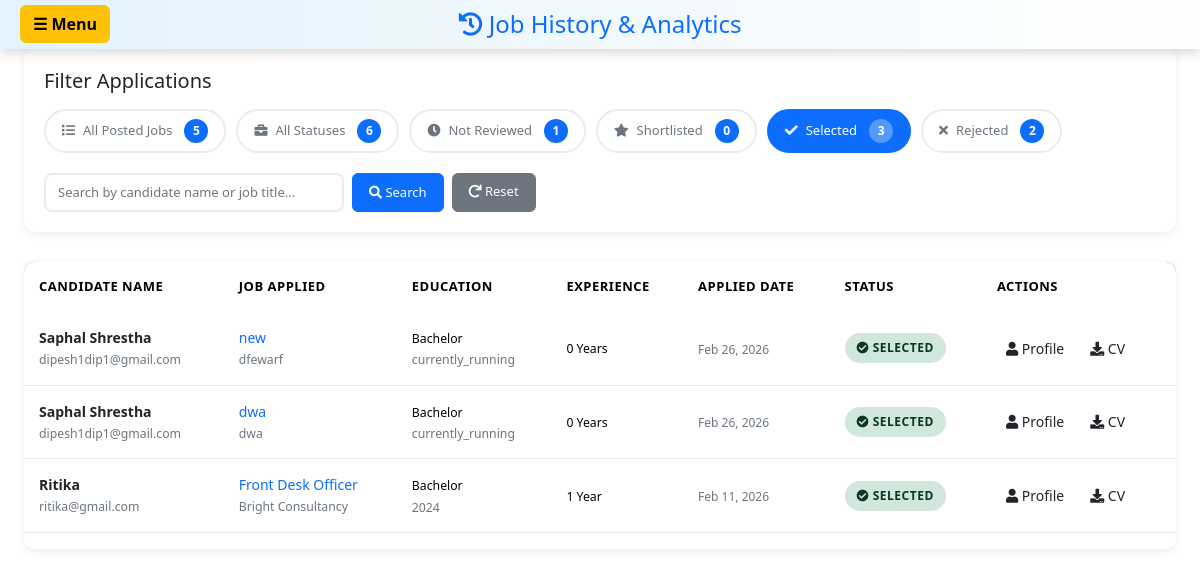
Screenshot of /job-history/?mode=applications&status=selected (signed in) with the database file from the repository.
### candidate/models.py (models this page shows, shortened)
class candidateApplication(models.Model):
    user=models.ForeignKey(User,on_delete=models.CASCADE)
    job = models.ForeignKey(JobPost,on_delete=models.CASCADE)
    education_level = models.CharField(
        max_length=20,
        choices=EDUCATION_CHOICES,
        default='BACHELOR'
    )
    passingYear = models.CharField(
        max_length=20,
        choices=PASSING_YEAR_CHOICES,
        default='currently_running'
    )
    yearOfExp=models.IntegerField(
        default=0,
        validators=[MinValueValidator(0)]
    )
    resume=models.FileField(upload_to="resume")
    support_documents=models.FileField(
        upload_to="support_docs",
        null=True,
        blank=True,
        help_text="Optional: Academic documents (PDF only, max 5MB)"
    )
    status=models.CharField(choices=STATUS_CHOICE, default="pending", max_length=20)
    applied_at=models.DateTimeField(auto_now_add=True, null=True)
    class Meta:
        unique_together = ('user', 'job')
    def get_education_display(self):
        education_map = {
            'SEE': 'SEE (Secondary Education Examination)',
            'SLC': 'SLC (School Leaving Certificate)',
            'PLUS2': '+2 (Higher Secondary)',
            'DIPLOMA': 'Diploma',
            'BACHELOR': 'Bachelor',
            'MASTERS': 'Masters',
        }
        return education_map.get(self.education_level, self.education_level)

### hr/models.py (models this page shows, shortened)
class JobPost(models.Model):
    user = models.ForeignKey(User, on_delete=models.CASCADE)
    title = models.CharField(max_length=200)
    address = models.CharField(max_length=200)
    CompanyName = models.CharField(max_length=200)
    salaryLow = models.FloatField(default=0, validators=[MinValueValidator(0)])
    salaryHigh = models.FloatField(default=0, validators=[MinValueValidator(0)])
    applycount = models.IntegerField(default=0)
    lastDateToApply = models.DateField()
    created_at = models.DateTimeField(auto_now_add=True, null=True)
    employment_type = models.CharField(
        max_length=20, choices=EMPLOYMENT_TYPE_CHOICES,
        default='full-time', null=True, blank=True
    )
    work_mode = models.CharField(
        max_length=20, choices=WORK_MODE_CHOICES,
        default='on-site', null=True, blank=True
    )
    required_experience = models.CharField(
        max_length=50,
        choices=EXPERIENCE_LEVEL_CHOICES,
        default='no-experience',
        help_text='Select required years of experience'
    )
    required_experience_custom = models.CharField(
        max_length=100,
        null=True,
        blank=True,
        help_text='Custom experience requirement (e.g., 1.5 years)'
    )
    required_education = models.CharField(
        max_length=50,
        choices=REQUIRED_EDUCATION_CHOICES,
        default='no-education',
        help_text='Select required education level'
    )
    required_skills = models.TextField(
        null=True,
        blank=True,
        help_text='Comma-separated skills (e.g., Python, SQL, Communication)'
    )

### hr/views.py (the view, shortened to what this page needs)
# urls.py: path("job-history/", views.job_history, name='job_history'),
@login_required(login_url='login_user')
def job_history(request):
    all_jobs = JobPost.objects.filter(user=request.user).order_by('-created_at')
    display_mode = request.GET.get('mode', 'applications')
    all_applications = candidateApplication.objects.filter(
        job__user=request.user
    ).select_related('user', 'job').order_by('-applied_at')
    status_filter = request.GET.get('status', 'all')
    if status_filter != 'all':
        all_applications = all_applications.filter(status=status_filter)
    search_query = request.GET.get('search', '').strip()
    total_applications = candidateApplication.objects.filter(job__user=request.user).count()
    pending_count = candidateApplication.objects.filter(
        job__user=request.user, status='pending'
    ).count()
    shortlisted_count = candidateApplication.objects.filter(
        job__user=request.user, status='shortlisted'
    ).count()
    selected_count = candidateApplication.objects.filter(
        job__user=request.user, status='selected'
    ).count()
    rejected_count = candidateApplication.objects.filter(
        job__user=request.user, status='rejected'
    ).count()
    context = {
        'all_jobs': all_jobs,
        'all_applications': all_applications,
        'status_filter': status_filter,
        'search_query': search_query,
        'total_applications': total_applications,
        'pending_count': pending_count,
        'shortlisted_count': shortlisted_count,
        'selected_count': selected_count,
        'rejected_count': rejected_count,
        'total_jobs': all_jobs.count(),
        'display_mode': display_mode,
        'navbar_title': mark_safe("""
        <h2><i class="fas fa-history"></i> Job History & Analytics</h2>
    """)
    }
    return render(request, 'hr/job_history.html', context)

### hr/templates/hr/job_history.html (shortened to what this page needs)
<!DOCTYPE html>
<html lang="en">
<head>
    <link href="https://cdn.jsdelivr.net/npm/bootstrap@5.3.8/dist/css/bootstrap.min.css" rel="stylesheet">
    <link href="https://cdnjs.cloudflare.com/ajax/libs/font-awesome/6.4.0/css/all.min.css" rel="stylesheet">
</head>
<body>
    {% include 'hr/navbar.html' %}
    <div class="container-fluid px-4" style="max-width: 1400px;">
        <div class="filter-section">
            <h5 class="mb-3">Filter Applications</h5>
            <div class="status-tabs">
                <a href="?mode=jobs" class="status-tab {% if display_mode == 'jobs' and request.GET.mode == 'jobs' %}active{% elif display_mode == 'jobs' %}active{% endif %}">
                    <i class="fas fa-list"></i>All Posted Jobs
                    <span class="count-badge">{{ total_jobs }}</span>
                </a>
                <a href="?mode=applications&status=all" class="status-tab {% if display_mode == 'applications' and status_filter == 'all' %}active{% endif %}">
                    <i class="fas fa-briefcase"></i>All Statuses
                    <span class="count-badge">{{ total_applications }}</span>
                </a>
                <a href="?mode=applications&status=pending" class="status-tab {% if status_filter == 'pending' %}active{% endif %}">
                    <i class="fas fa-clock"></i>Not Reviewed
                    <span class="count-badge">{{ pending_count }}</span>
                </a>
                <a href="?mode=applications&status=shortlisted" class="status-tab {% if status_filter == 'shortlisted' %}active{% endif %}">
                    <i class="fas fa-star"></i>Shortlisted
                    <span class="count-badge">{{ shortlisted_count }}</span>
                </a>
                <a href="?mode=applications&status=selected" class="status-tab {% if status_filter == 'selected' %}active{% endif %}">
                    <i class="fas fa-check"></i>Selected
                    <span class="count-badge">{{ selected_count }}</span>
                </a>
                <a href="?mode=applications&status=rejected" class="status-tab {% if status_filter == 'rejected' %}active{% endif %}">
                    <i class="fas fa-times"></i>Rejected
                    <span class="count-badge">{{ rejected_count }}</span>
                </a>
            </div>
            <form method="GET" class="d-flex gap-2" id="filterForm" style="max-width: 350px;">
                <div class="search-box" style="flex: 0 0 auto; width: 300px;">
                    <input type="text" name="search" placeholder="Search by candidate name or job title..."
                        value="{{ search_query }}" style="font-size: 13px; padding: 8px 12px;"/>
                </div>
                <button type="submit" class="btn btn-primary" style="padding: 8px 16px; font-size: 13px; white-space: nowrap;">
                    <i class="fas fa-search"></i> Search
                </button>
                <a href="{% url 'job_history' %}" class="btn btn-secondary" style="padding: 8px 16px; font-size: 13px; white-space: nowrap;">
                    <i class="fas fa-redo"></i> Reset
                </a>
            </form>
        </div>
        {% if display_mode == 'jobs' %}
            {% if all_jobs %}
            <div class="applications-table">
                <table class="table">
                    <thead>
                        <tr>
                            <th>Job Title</th>
                            <th>Company</th>
                            <th>Location</th>
                            <th>Salary Range</th>
                            <th>Employment Type</th>
                            <th>Work Mode</th>
                            <th>Posted Date</th>
                            <th>Applications</th>
                        </tr>
                    </thead>
                    <tbody>
                        {% for job in all_jobs %}
                        <tr>
                            <td>
                                <div class="job-title">{{ job.title }}</div>
                            </td>
                            <td>
                                <small>{{ job.CompanyName }}</small>
                            </td>
                            <td>
                                <small><i class="fas fa-map-marker-alt"></i> {{ job.address }}</small>
                            </td>
                            <td>
                                <small>Rs {{ job.salaryLow }} - Rs {{ job.salaryHigh }}</small>
                            </td>
                            <td>
                                <span class="status-badge" style="background-color: #ffc107; color: #000;">
                                    {{ job.get_employment_type_display|upper }}
                                </span>
                            </td>
                            <td>
                                <span class="status-badge" style="background-color: #17a2b8; color: white;">
                                    {{ job.get_work_mode_display|upper }}
                                </span>
                            </td>
                            <td>
                                <small class="applied-date">{{ job.created_at|date:"M d, Y" }}</small>
                            </td>
                            <td>
                                {% with app_count=job.candidateapplication_set.count %}
                                <span class="badge bg-primary">{{ app_count }}</span>
                                {% endwith %}
                            </td>
                        </tr>
                        {% endfor %}
                    </tbody>
                </table>
            </div>
            {% else %}
            <div class="empty-state">
                <div class="empty-state-icon"><i class="fas fa-briefcase"></i></div>
                <h5>No job posts found</h5>
                <p>You haven't posted any jobs yet</p>
            </div>
            {% endif %}
        {% else %}
            {% if all_applications %}
            <div class="applications-table">
                <table class="table">
                    <thead>
                        <tr>
                            <th>Candidate Name</th>
                            <th>Job Applied</th>
                            <th>Education</th>
                            <th>Experience</th>
                            <th>Applied Date</th>
                            <th>Status</th>
                            <th>Actions</th>
                        </tr>
                    </thead>
                    <tbody>
                        {% for app in all_applications %}
                        <tr>
                            <td>
                                <div class="candidate-name">{{ app.user.get_full_name|default:app.user.username }}</div>
                                <small style="color: #6c757d;">{{ app.user.email }}</small>
                            </td>
                            <td>
                                <div class="job-title">{{ app.job.title }}</div>
                                <small style="color: #6c757d;">{{ app.job.CompanyName }}</small>
                            </td>
                            <td>
                                <small>{{ app.get_education_display }}</small><br/>
                                <small style="color: #6c757d;">{{ app.passingYear }}</small>
                            </td>
                            <td>
                                <small>{{ app.yearOfExp }} {% if app.yearOfExp == 1 %}Year{% else %}Years{% endif %}</small>
                            </td>
                            <td>
                                <small class="applied-date">{{ app.applied_at|date:"M d, Y" }}</small>
                            </td>
                            <td>
                                <span class="status-badge status-{{ app.status }}">
                                    {% if app.status == 'pending' %}
                                        <i class="fas fa-clock"></i> Not Reviewed
                                    {% elif app.status == 'shortlisted' %}
                                        <i class="fas fa-star"></i> Shortlisted
                                    {% elif app.status == 'selected' %}
                                        <i class="fas fa-check-circle"></i> Selected
                                    {% elif app.status == 'rejected' %}
                                        <i class="fas fa-times-circle"></i> Rejected
                                    {% endif %}
                                </span>
                            </td>
                            <td>
                                <div class="action-buttons">
                                    <a href="{% url 'view_candidate_profile' app.user.id %}"
                                       class="btn btn-sm btn-view-profile"
                                       title="View Candidate Profile">
                                        <i class="fas fa-user"></i> Profile
                                    </a>
                                    {% if app.resume %}
                                    <a href="{{ app.resume.url }}" class="btn btn-sm btn-download"
                                       download title="Download CV">
                                        <i class="fas fa-download"></i> CV
                                    </a>
                                    {% endif %}
                                </div>
                            </td>
                        </tr>
                        {% endfor %}
                    </tbody>
                </table>
            </div>
            {% else %}
            <div class="empty-state">
                <div class="empty-state-icon"><i class="fas fa-inbox"></i></div>
                <h5>No applications found</h5>
                <p>No candidates match your current filter criteria</p>
            </div>
            {% endif %}
        {% endif %}
    </div>
</body>
</html>

### rows the page displays
candidateApplication: user.get_full_name "Saphal Shrestha", user.email "dipesh1dip1@gmail.com", job "new", job.CompanyName "dfewarf", education "Bachelor", passingYear "currently_running", yearOfExp "0", shows "Years", applied_at "Feb 26, 2026", status "selected" (drawn)
candidateApplication: user.get_full_name "Saphal Shrestha", user.email "dipesh1dip1@gmail.com", job "dwa", job.CompanyName "dwa", education "Bachelor", passingYear "currently_running", yearOfExp "0", shows "Years", applied_at "Feb 26, 2026", status "selected" (drawn)
candidateApplication: user.get_full_name "Ritika", user.email "ritika@gmail.com", job "Front Desk Officer", job.CompanyName "Bright Consultancy", education "Bachelor", passingYear "2024", yearOfExp "1", applied_at "Feb 11, 2026", status "selected" (drawn)

### other values shown
{{ navbar_title|safe }} "Job History & Analytics"
{{ total_jobs }} "5"
{{ total_applications }} "6"
{{ pending_count }} "1"
{{ shortlisted_count }} "0"
{{ selected_count }} "3"
{{ rejected_count }} "2"
